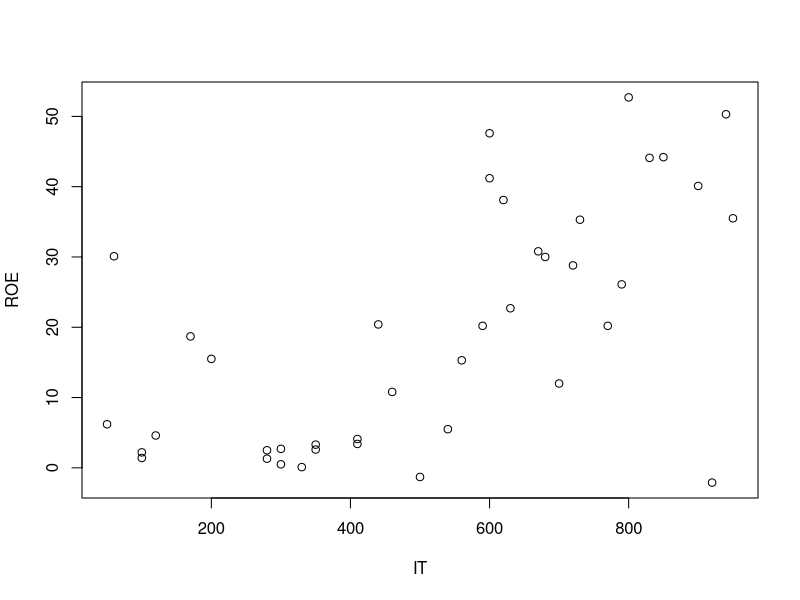
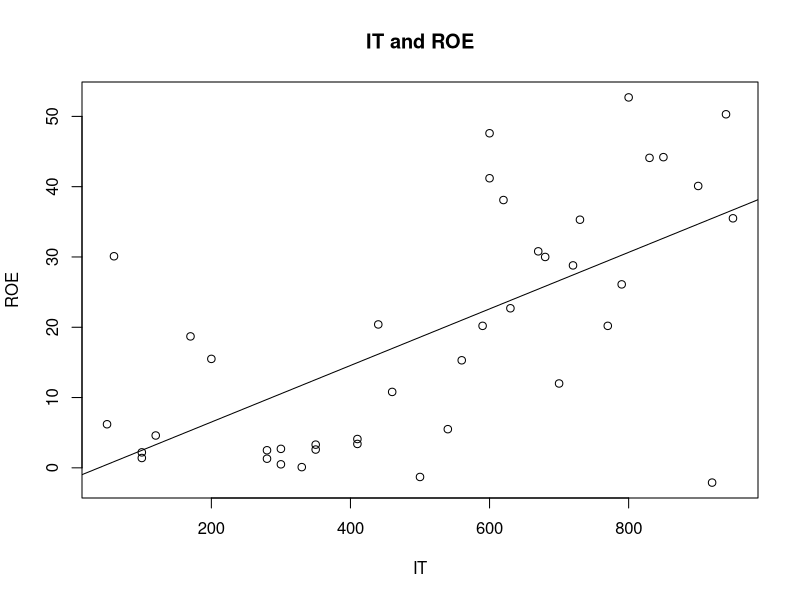
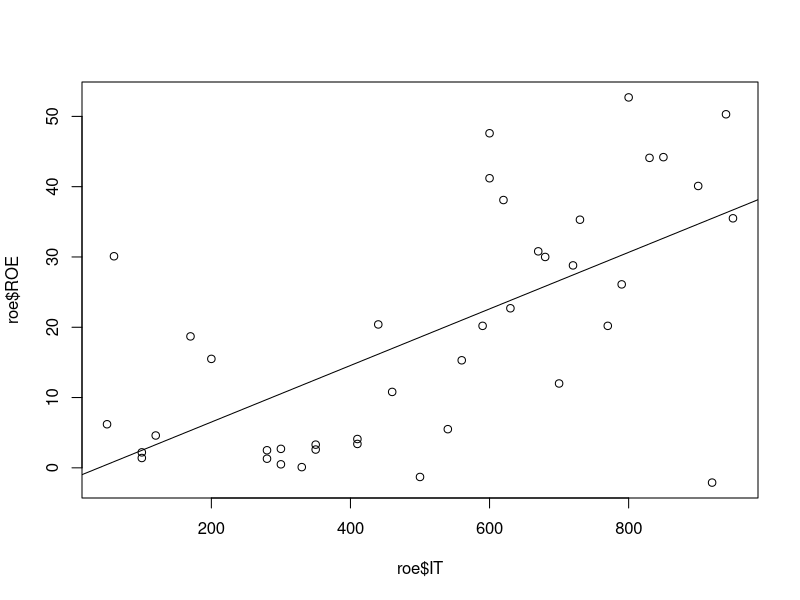

These charts were generated, in order, by the following R code: (Note: this script raises an error after producing the figures.)
# Regression Practice---------

setwd("C:/R_BA/Regression_Dataset_Rcode_v2")

roe <- read.table("ROE.IT.txt", header=T)
roe

head(roe, n=10)

plot(x=roe $ IT, y=roe $ ROE,
     xlab="IT", ylab="ROE")
cor(roe $ ROE, roe $ IT)
cor(roe)


result <- lm(ROE ~ IT, data = roe)
summary(result)

coef(result)
resid(result) # 잔차값
fitted(result) # y의 추정값
print(roe $ ROE) # 실제값

plot(x = roe $ IT, y= roe $ ROE, 
     xlab="IT", ylab="ROE", main="IT and ROE")

abline(result) # 회귀식이 그어짐, 회귀식 모델링 직후에 해야 잘 적용된다.

plot(x = roe $ IT, y = roe $ ROE)

abline(result)


# OLS Practice---------

inter <- read.csv(file = "ols_practice.csv", header=T, row.names=1)

head(inter, n=5)

lnwage <- log(inter $ wage)

plot(x = inter $ union, y = inter $ lnwage) # 오류발생

plot(x = as.factor(inter $ union), y = inter $ lnwage)

plot(x = inter $ ttl_exp, y = inter $ lnwage) # 근속년수와 임금의 관계


res <- lm(lnwage ~ union + ttl_exp,
          data = inter)
summary(res)

res <- lm(lnwage ~ union + ttl_exp + union : ttl_exp,
          data=inter) # union : ttl_exp는 분석에서 제외해도 된다.

summary(res)

plot(x = inter $ ttl_exp, y = inter $ lnwage)
abline(res)

install.packages("effects")

library(effects)

result <- lm(lnwage ~ union + ttl_exp + union : ttl_exp, data = inter)

model <- allEffects(result)

summary(model)

plot(model $ union)
plot(model)
plot(model $ union, multiline = T)

install.packages("car")
library(car)

result <- lm(lnwage ~ union + ttl_exp + union:ttl_exp,
             data = inter)
vif(result) # 다중공선성을 판단할 수 있는 지표; 10이 넘으면 다중공선성이 있다.
